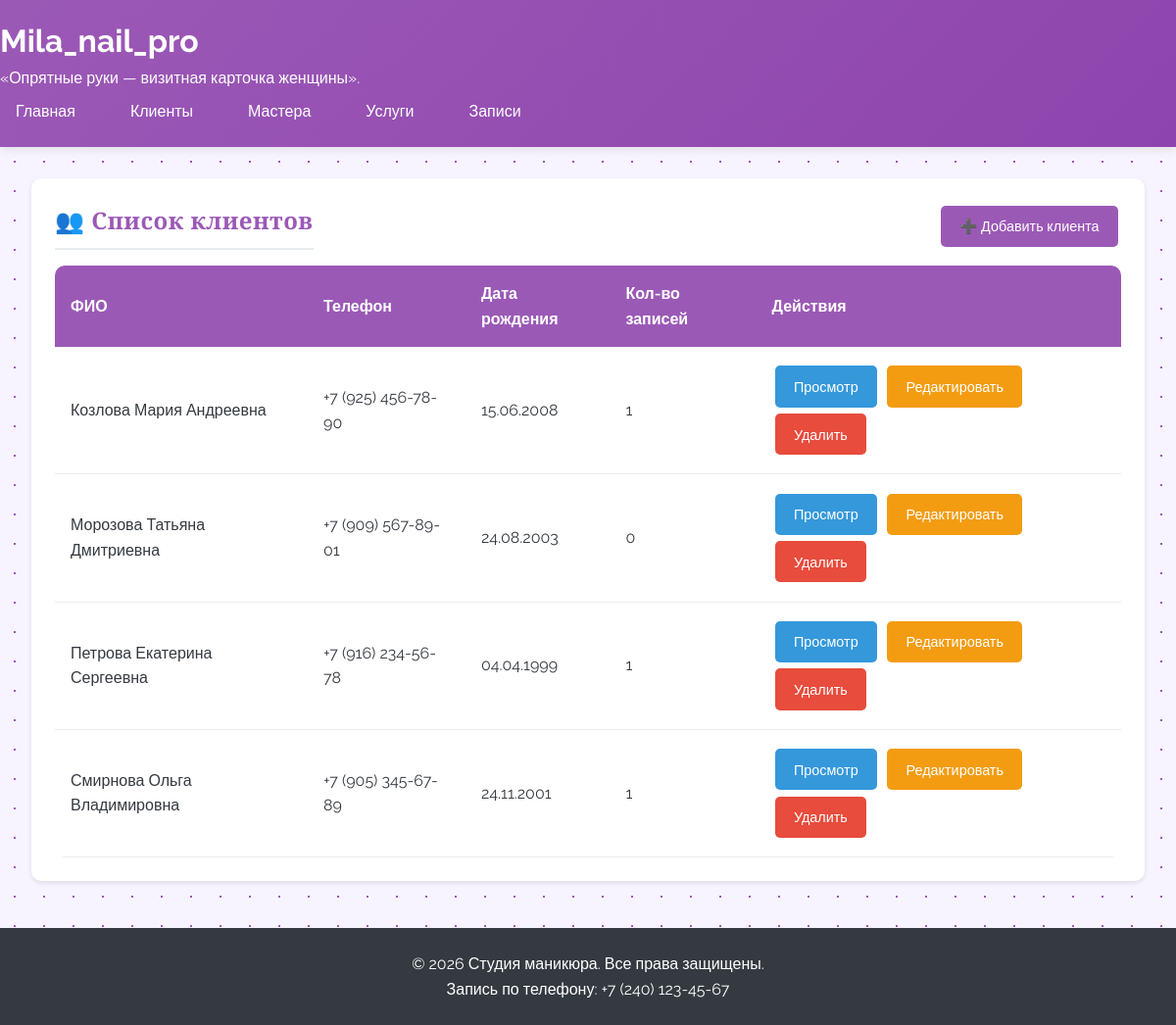
/clients/, run on the app's committed database.
### salon/models.py (models this page shows, shortened)
class Client(models.Model):
    full_name = models.CharField(max_length=200, verbose_name='ФИО')
    phone_number = models.CharField(max_length=20, verbose_name='Номер телефона')
    birth_date = models.DateField(verbose_name='Дата рождения')
    class Meta:
        verbose_name = 'Клиент'
        verbose_name_plural = 'Клиенты'

### salon/views.py (the view)
# urls.py: path('clients/', views.ClientListView.as_view(), name='client_list'),
class ClientListView(ListView):
    model = Client
    template_name = 'salon/client_list.html'
    context_object_name = 'clients'
    ordering = ['full_name']

### salon/templates/salon/client_list.html (shortened to what this page needs)
{% extends 'salon/base.html' %}
{% block content %}
<div class="card">
    <div style="display: flex; justify-content: space-between; align-items: center; margin-bottom: 1rem;">
        <h2 class="card-title" style="margin-bottom: 0;">👥 Список клиентов</h2>
        <a href="{% url 'client_create' %}" class="btn btn-primary">➕ Добавить клиента</a>
    </div>
    {% if clients %}
    <div class="table-container">
        <table>
            <thead>
                <tr>
                    <th>ФИО</th>
                    <th>Телефон</th>
                    <th>Дата рождения</th>
                    <th>Кол-во записей</th>
                    <th>Действия</th>
                </tr>
            </thead>
            <tbody>
                {% for client in clients %}
                <tr>
                    <td data-label="ФИО">{{ client.full_name }}</td>
                    <td data-label="Телефон">{{ client.phone_number }}</td>
                    <td data-label="Дата рождения">{{ client.birth_date|date:"d.m.Y" }}</td>
                    <td data-label="Кол-во записей">{{ client.appointments.count }}</td>
                    <td data-label="Действия">
                        <a href="{% url 'client_detail' client.pk %}" class="btn btn-info btn-sm">Просмотр</a>
                        <a href="{% url 'client_update' client.pk %}" class="btn btn-warning btn-sm">Редактировать</a>
                        <a href="{% url 'client_delete' client.pk %}" class="btn btn-danger btn-sm">Удалить</a>
                    </td>
                </tr>
                {% endfor %}
            </tbody>
        </table>
    </div>
    {% else %}
    <p>Нет клиентов. <a href="{% url 'client_create' %}">Добавьте первого клиента</a></p>
    {% endif %}
</div>
{% endblock %}

### static/css/style.css (style rules this page uses)
:root { --primary-lavender: #9b59b6; --dark-lavender: #8e44ad; --light-lavender: #f3e5f5; --soft-lavender: #e8d5f5; --white: #ffffff; --gray-100: #f8f9fa; --gray-200: #e9ecef; --gray-300: #dee2e6; --gray-600: #6c757d; --gray-800: #343a40; }
* { margin: 0; padding: 0; box-sizing: border-box; }
body { font-family: 'Segoe UI', Tahoma, Geneva, Verdana, sans-serif; background-color: var(--gray-100); color: var(--gray-800); line-height: 1.6; }
.card { background: var(--white); border-radius: 10px; box-shadow: 0 2px 5px rgba(0,0,0,0.1); padding: 1.5rem; margin-bottom: 1.5rem; transition: transform 0.3s, box-shadow 0.3s; }
.card-title { color: var(--primary-lavender); margin-bottom: 1rem; font-size: 1.5rem; border-bottom: 2px solid var(--gray-200); padding-bottom: 0.5rem; }
.table-container { overflow-x: auto; }
table { width: 100%; background: var(--white); border-collapse: collapse; border-radius: 10px; overflow: hidden; }
th { background: var(--primary-lavender); color: var(--white); padding: 1rem; text-align: left; font-weight: 600; }
td { padding: 1rem; border-bottom: 1px solid var(--gray-200); }
.btn { display: inline-block; padding: 0.6rem 1.2rem; border: none; border-radius: 5px; cursor: pointer; text-decoration: none; font-size: 0.9rem; transition: all 0.3s; margin: 0.2rem; }
.btn-primary { background: var(--primary-lavender); color: var(--white); }
.btn-danger { background: #e74c3c; color: var(--white); }
.btn-warning { background: #f39c12; color: var(--white); }
.btn-info { background: #3498db; color: var(--white); }
a { color: var(--primary-lavender); text-decoration: none; }
body { background: linear-gradient(135deg, #f5f0ff, #e8d5f5); position: relative; overflow-x: hidden; }
body { background-color: #f8f4ff; background-image: radial-gradient(#9b59b6 1px, transparent 1px); background-size: 30px 30px; }
body { font-family: 'Raleway', sans-serif; }
.logo h1, .card-title, h2, h3 { font-family: 'Cormorant Garamond', serif; font-weight: 600; letter-spacing: 0.5px; }

### data on the page
Client: full_name "Козлова Мария Андреевна", phone_number "+7 (925) 456-78-90", birth_date "15.06.2008", appointments.count "1"
Client: full_name "Морозова Татьяна Дмитриевна", phone_number "+7 (909) 567-89-01", birth_date "24.08.2003", appointments.count "0"
Client: full_name "Петрова Екатерина Сергеевна", phone_number "+7 (916) 234-56-78", birth_date "04.04.1999", appointments.count "1"
Client: full_name "Смирнова Ольга Владимировна", phone_number "+7 (905) 345-67-89", birth_date "24.11.2001", appointments.count "1"
